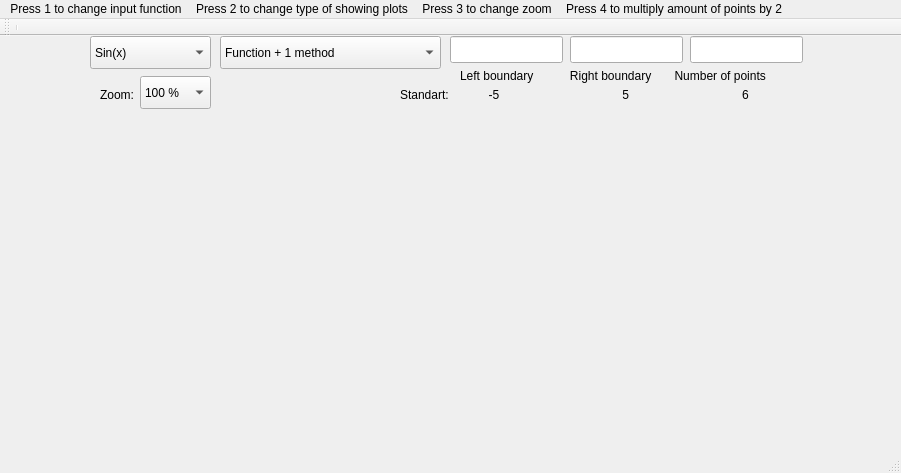
<?xml version="1.0" encoding="UTF-8"?>
<ui version="4.0">
 <class>MainWindow</class>
 <widget class="QMainWindow" name="MainWindow">
  <property name="geometry">
   <rect>
    <x>0</x>
    <y>0</y>
    <width>901</width>
    <height>473</height>
   </rect>
  </property>
  <property name="windowTitle">
   <string>MainWindow</string>
  </property>
  <widget class="QWidget" name="centralWidget">
   <widget class="QCustomPlot" name="widget" native="true">
    <property name="geometry">
     <rect>
      <x>10</x>
      <y>80</y>
      <width>881</width>
      <height>351</height>
     </rect>
    </property>
   </widget>
   <widget class="QComboBox" name="comboBox_2">
    <property name="geometry">
     <rect>
      <x>220</x>
      <y>0</y>
      <width>221</width>
      <height>33</height>
     </rect>
    </property>
    <item>
     <property name="text">
      <string>Function + 1 method</string>
     </property>
    </item>
    <item>
     <property name="text">
      <string>Function + 2 method</string>
     </property>
    </item>
    <item>
     <property name="text">
      <string>Function + 1 and 2 methods</string>
     </property>
    </item>
    <item>
     <property name="text">
      <string>Error plots</string>
     </property>
    </item>
   </widget>
   <widget class="QLineEdit" name="lineEdit">
    <property name="geometry">
     <rect>
      <x>450</x>
      <y>0</y>
      <width>113</width>
      <height>27</height>
     </rect>
    </property>
   </widget>
   <widget class="QLineEdit" name="lineEdit_2">
    <property name="geometry">
     <rect>
      <x>570</x>
      <y>0</y>
      <width>113</width>
      <height>27</height>
     </rect>
    </property>
   </widget>
   <widget class="QLineEdit" name="lineEdit_3">
    <property name="geometry">
     <rect>
      <x>690</x>
      <y>0</y>
      <width>113</width>
      <height>27</height>
     </rect>
    </property>
   </widget>
   <widget class="QLabel" name="label">
    <property name="geometry">
     <rect>
      <x>460</x>
      <y>30</y>
      <width>341</width>
      <height>20</height>
     </rect>
    </property>
    <property name="text">
     <string>Left boundary           Right boundary       Number of points</string>
    </property>
   </widget>
   <widget class="QLabel" name="label_2">
    <property name="geometry">
     <rect>
      <x>400</x>
      <y>50</y>
      <width>391</width>
      <height>17</height>
     </rect>
    </property>
    <property name="text">
     <string>Standart:            -5                                     5                                  6</string>
    </property>
   </widget>
   <widget class="QComboBox" name="comboBox">
    <property name="geometry">
     <rect>
      <x>90</x>
      <y>0</y>
      <width>121</width>
      <height>33</height>
     </rect>
    </property>
    <item>
     <property name="text">
      <string>Sin(x)</string>
     </property>
    </item>
    <item>
     <property name="text">
      <string>From file</string>
     </property>
    </item>
   </widget>
   <widget class="QComboBox" name="comboBox_3">
    <property name="geometry">
     <rect>
      <x>140</x>
      <y>40</y>
      <width>71</width>
      <height>33</height>
     </rect>
    </property>
    <item>
     <property name="text">
      <string>100 %</string>
     </property>
    </item>
    <item>
     <property name="text">
      <string>150 %</string>
     </property>
    </item>
    <item>
     <property name="text">
      <string>200 %</string>
     </property>
    </item>
    <item>
     <property name="text">
      <string>75 %</string>
     </property>
    </item>
    <item>
     <property name="text">
      <string>50 %</string>
     </property>
    </item>
   </widget>
   <widget class="QLabel" name="label_3">
    <property name="geometry">
     <rect>
      <x>100</x>
      <y>50</y>
      <width>41</width>
      <height>17</height>
     </rect>
    </property>
    <property name="text">
     <string>Zoom:</string>
    </property>
   </widget>
  </widget>
  <widget class="QMenuBar" name="menuBar">
   <property name="geometry">
    <rect>
     <x>0</x>
     <y>0</y>
     <width>901</width>
     <height>27</height>
    </rect>
   </property>
   <widget class="QMenu" name="menu">
    <property name="title">
     <string>Press 3 to change zoom</string>
    </property>
   </widget>
   <widget class="QMenu" name="menuPress_F1_for_change_input_function">
    <property name="title">
     <string>Press 1 to change input function</string>
    </property>
   </widget>
   <widget class="QMenu" name="menuPress_F2_to_change_type_of_showed_plots">
    <property name="title">
     <string>Press 2 to change type of showing plots</string>
    </property>
   </widget>
   <widget class="QMenu" name="menuPress_4_to_multiply_amount_of_points_by_2">
    <property name="title">
     <string>Press 4 to multiply amount of points by 2</string>
    </property>
   </widget>
   <addaction name="menuPress_F1_for_change_input_function"/>
   <addaction name="menuPress_F2_to_change_type_of_showed_plots"/>
   <addaction name="menu"/>
   <addaction name="menuPress_4_to_multiply_amount_of_points_by_2"/>
  </widget>
  <widget class="QToolBar" name="mainToolBar">
   <attribute name="toolBarArea">
    <enum>TopToolBarArea</enum>
   </attribute>
   <attribute name="toolBarBreak">
    <bool>true</bool>
   </attribute>
   <addaction name="separator"/>
  </widget>
  <widget class="QStatusBar" name="statusBar"/>
 </widget>
 <layoutdefault spacing="6" margin="11"/>
 <customwidgets>
  <customwidget>
   <class>QCustomPlot</class>
   <extends>QWidget</extends>
   <header>qcustomplot.h</header>
   <container>1</container>
  </customwidget>
 </customwidgets>
 <resources/>
 <connections/>
</ui>
